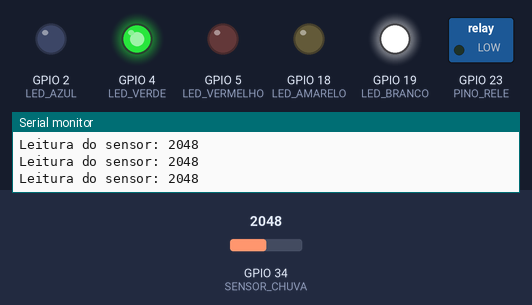
A sketch run on a simulated ESP32-S2. Shown: switched loads named in the sketch (green lamp = pin HIGH), output pins drawn as LEDs (lit = HIGH), the last lines printed to the serial monitor. The inputs (shaded band) are chosen by the test bench; at power-on: GPIO 34 (SENSOR_CHUVA) = 2048. WiFi joins after 1.5 s; servers stay silent unless stated; no MQTT or app messages arrive unless stated.

Above: at 3.0 s.
3.1 s: GPIO 34 (SENSOR_CHUVA) set to 2950
4.6 s: GPIO 34 (SENSOR_CHUVA) set to 3055
At 6.0 s:
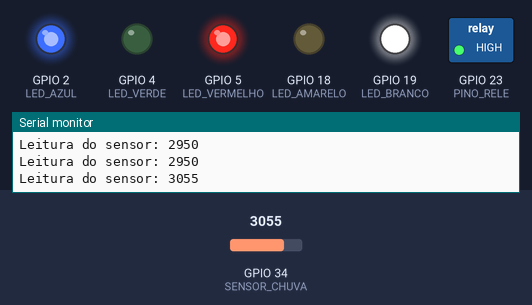
6.3 s: GPIO 34 (SENSOR_CHUVA) set to 2960
At 8.6 s:
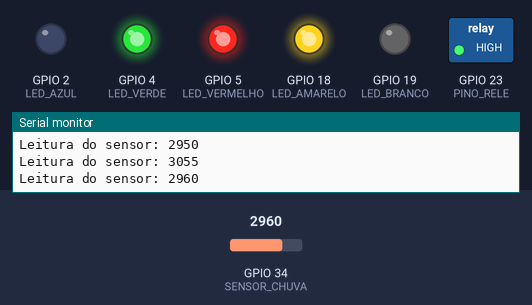
12.3 s: GPIO 34 (SENSOR_CHUVA) set to 3040
At 13.3 s:
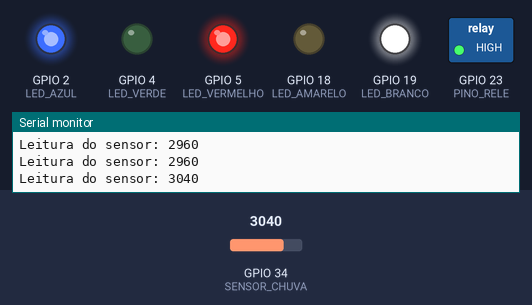
13.8 s: GPIO 34 (SENSOR_CHUVA) set to 2866
At 17.1 s:
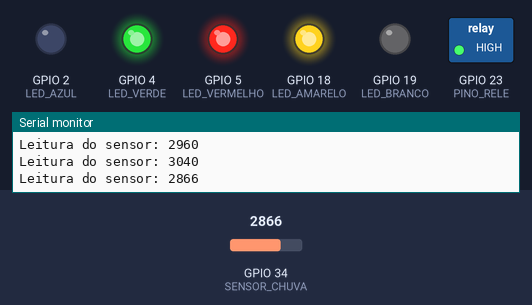
Timing chart, 0 to 20.1 s (numbered marks = the images above; inputs shaded):
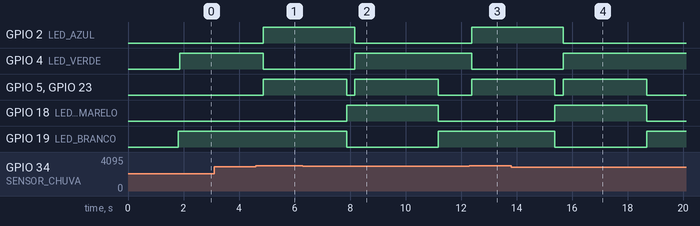

The sketch:

sketch.ino
```cpp
/************************************************
 *  VARAL AUTOMÁTICO COM ESP32 + MQTT + BLYNK
 *  Moisture Sensor → Detecta chuva
 *  LEDs:
 *   Azul (chuva) – GPIO 2
 *   Verde (sol) – GPIO 4
 *   Vermelho (motor em movimento) – GPIO 5
 *   Amarelo (varal recolhido) – GPIO 18
 *   Branco (varal estendido) – GPIO 19
 *  Motor (relé) – GPIO 23
 *  Sensor – GPIO 34 (A0)
 ***********************************************/

#include <WiFi.h>
#include <PubSubClient.h>
#include <BlynkSimpleEsp32.h>

// -----------------------------
// CONFIGURAÇÃO WIFI
// -----------------------------
char ssid[] = "WOKWI-GUEST";  // Troque para seu WiFi real
char pass[] = "";             // senha

// -----------------------------
// CONFIGURAÇÃO BLYNK
// -----------------------------
char auth[] = "SEU_TOKEN_DO_BLYNK";

// -----------------------------
// OLED & Pinos dos LEDs
// -----------------------------
#define LED_AZUL 2
#define LED_VERDE 4
#define LED_VERMELHO 5
#define LED_AMARELO 18
#define LED_BRANCO 19

// Relé
#define PINO_RELE 23

// Sensor de chuva
#define SENSOR_CHUVA 34

// -----------------------------
// MQTT
// -----------------------------
const char* mqtt_server = "test.mosquitto.org";
WiFiClient espClient;
PubSubClient client(espClient);

unsigned long lastMsg = 0;

bool varalRecolhido = false;   // false = estendido, true = recolhido

// ----------------------------------------------------
// FUNÇÃO PARA LIGAR O MOTOR (RECOLHER OU ESTENDER)
// ----------------------------------------------------
void acionarMotor() {
  digitalWrite(LED_VERMELHO, HIGH);   // LED motor ligado
  digitalWrite(PINO_RELE, HIGH);      // Aciona o relé

  delay(3000); // Motor funcionando 3 segundos

  digitalWrite(LED_VERMELHO, LOW);
  digitalWrite(PINO_RELE, LOW);
}

// ----------------------------------------------------
// MQTT CALLBACK
// ----------------------------------------------------
void callback(char* topic, byte* message, unsigned int length) {
  Serial.print("Mensagem recebida do MQTT: ");
  Serial.println(topic);
}

// ----------------------------------------------------
// CONNECT MQTT
// ----------------------------------------------------
void reconnect() {
  while (!client.connected()) {
    Serial.print("Conectando ao MQTT...");
    if (client.connect("ESP32-Varal-Automatico")) {
      Serial.println("Conectado!");
      client.subscribe("varal/status");
    } else {
      Serial.print("Erro, rc=");
      Serial.print(client.state());
      delay(1000);
    }
  }
}

// ----------------------------------------------------
// SETUP
// ----------------------------------------------------
void setup() {
  Serial.begin(115200);

  pinMode(LED_AZUL, OUTPUT);
  pinMode(LED_VERDE, OUTPUT);
  pinMode(LED_VERMELHO, OUTPUT);
  pinMode(LED_AMARELO, OUTPUT);
  pinMode(LED_BRANCO, OUTPUT);
  pinMode(PINO_RELE, OUTPUT);

  digitalWrite(PINO_RELE, LOW);

  // Conectando ao WiFi
  WiFi.begin(ssid, pass);
  Serial.print("Conectando ao WiFi");
  while (WiFi.status() != WL_CONNECTED) {
    delay(500);
    Serial.print(".");
  }
  Serial.println("\nWiFi conectado!");

  // MQTT
  client.setServer(mqtt_server, 1883);
  client.setCallback(callback);

  // Blynk
  Blynk.begin(auth, ssid, pass);

  // Estado inicial: varal estendido
  varalRecolhido = false;
  digitalWrite(LED_BRANCO, HIGH);
  digitalWrite(LED_AMARELO, LOW);
}

// ----------------------------------------------------
// LOOP PRINCIPAL
// ----------------------------------------------------
void loop() {
  Blynk.run();
  if (!client.connected()) reconnect();
  client.loop();

  int leitura = analogRead(SENSOR_CHUVA);
  Serial.print("Leitura do sensor: ");
  Serial.println(leitura);

  bool chovendo = leitura > 3000;  // Ajuste conforme necessário

  // --------------------------
  // LÓGICA DO CLIMA
  // --------------------------
  if (chovendo) {
    digitalWrite(LED_AZUL, HIGH);
    digitalWrite(LED_VERDE, LOW);

    client.publish("varal/clima", "CHUVA");
    Blynk.virtualWrite(V0, "CHUVA");

    // --- SE CHOVER E O VARAL ESTIVER ESTENDIDO → RECOLHER ---
    if (!varalRecolhido) {
      acionarMotor();
      varalRecolhido = true;

      digitalWrite(LED_AMARELO, HIGH);
      digitalWrite(LED_BRANCO, LOW);

      client.publish("varal/estado", "RECOLHIDO");
      Blynk.virtualWrite(V1, "RECOLHIDO");
    }
  }

  else {  // ENSOLARADO
    digitalWrite(LED_AZUL, LOW);
    digitalWrite(LED_VERDE, HIGH);

    client.publish("varal/clima", "ENSOLARADO");
    Blynk.virtualWrite(V0, "SOL");

    // --- SE FICAR ENSOLARADO E O VARAL ESTIVER RECOLHIDO → ESTENDER ---
    if (varalRecolhido) {
      acionarMotor();
      varalRecolhido = false;

      digitalWrite(LED_AMARELO, LOW);
      digitalWrite(LED_BRANCO, HIGH);

      client.publish("varal/estado", "ESTENDIDO");
      Blynk.virtualWrite(V1, "ESTENDIDO");
    }
  }

  delay(300);
}
```

Measured:
- the behaviour switches between 3000 and 3001 on GPIO 34 (SENSOR_CHUVA) (found by bisection; images 0 and 1)
- after the input at 4.6 s, GPIO 2 (LED_AZUL), GPIO 5 (LED_VERMELHO), GPIO 23 (PINO_RELE): LOW → HIGH after 0.27 s; GPIO 4 (LED_VERDE): HIGH → LOW after 0.27 s
- after the input at 6.3 s, GPIO 2 (LED_AZUL): HIGH → LOW after 1.9 s; GPIO 4 (LED_VERDE): LOW → HIGH after 1.9 s
- after the input at 12.3 s, GPIO 2 (LED_AZUL), GPIO 5 (LED_VERMELHO), GPIO 23 (PINO_RELE): LOW → HIGH after 0.08 s; GPIO 4 (LED_VERDE): HIGH → LOW after 0.08 s
- after the input at 13.8 s, GPIO 2 (LED_AZUL): HIGH → LOW after 1.9 s; GPIO 4 (LED_VERDE): LOW → HIGH after 1.9 s
